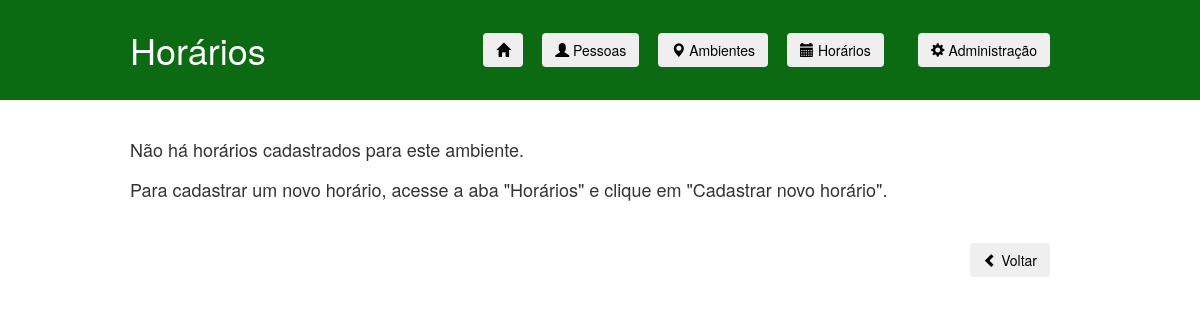
Before: /EA/specific_schedules.html with the older database file.
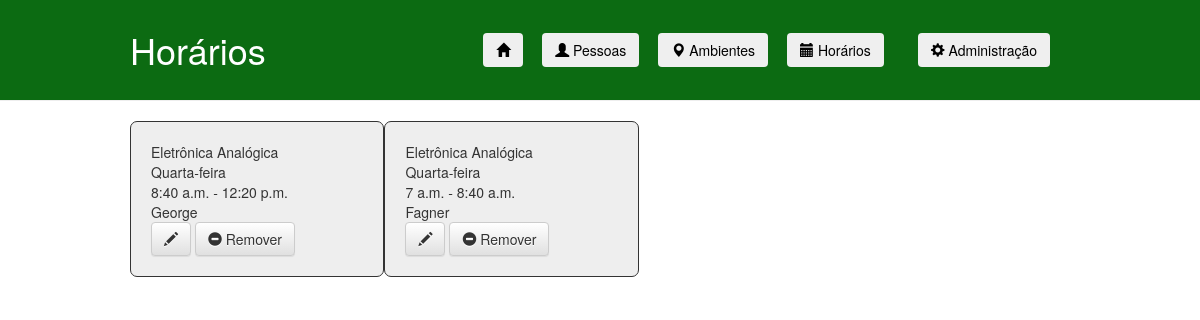
After: the same page with the newer database file.
### ifaccapp/models.py (models this page shows, shortened)
class Schedule(models.Model):
    DOMINGO = 'Domingo'
    SEGUNDA = 'Segunda-feira'
    TERCA = 'Terça-feira'
    QUARTA = 'Quarta-feira'
    QUINTA = 'Quinta-feira'
    SEXTA = 'Sexta-feira'
    SABADO = 'Sábado'
    DAY_CHOICES = (
        (DOMINGO, 'Domingo'),
        (SEGUNDA, 'Segunda-feira'),
        (TERCA, 'Terça-feira'),
        (QUARTA, 'Quarta-feira'),
        (QUINTA, 'Quinta-feira'),
        (SEXTA, 'Sexta-feira'),
        (SABADO, 'Sábado'),
    )
    day = models.TextField(null=True, max_length=50, choices=DAY_CHOICES, verbose_name="Dia")
    entryTime = models.TimeField(null=True, verbose_name="Hora de entrada")
    exitTime = models.TimeField(null=True, verbose_name="Hora de saída")
    person = models.ForeignKey('Person', on_delete=models.CASCADE, verbose_name="Pessoa")
    ambient = models.ForeignKey('Ambient', on_delete=models.CASCADE, verbose_name="Ambiente")

class Ambient(models.Model):
    COORDENACAO = "Coordenação"
    SALA = "Sala"
    LABORATORIO = "Laboratório"
    TYPE_CHOICES = (
        (COORDENACAO, 'Coordenação'),
        (SALA, 'Sala'),
        (LABORATORIO, 'Laboratório'),
    )
    type = models.TextField(null=True, max_length=50, choices=TYPE_CHOICES, verbose_name="Tipo de ambiente")
    name = models.TextField(null=True, max_length=100, verbose_name="Nome")
    ID = models.TextField(primary_key=True, max_length=50)
    IP = models.TextField(null=True, max_length=15, verbose_name="IP")
    mask = models.TextField(null=True, max_length=15, verbose_name="Máscara")
    def __str__(self):
        return self.name

class Person(models.Model):
    name = models.TextField(null=True, max_length=100, verbose_name="Nome")
    registration = models.BigIntegerField(primary_key=True, verbose_name="Matrícula")  # matrícula
    tag = models.IntegerField(null=True)
    def __str__(self):
        return self.name

### ifaccapp/views.py (the view)
# urls.py: path('<str:pk>/specific_schedules.html', views.view_specific_schedules, name='view_specific_schedules'),
def view_specific_schedules(request, pk):
    schedules = Schedule.objects.filter(ambient=pk)
    return render(request, 'ifaccapp/specific_schedules.html', {'schedules': schedules})

### ifaccapp/templates/ifaccapp/specific_schedules.html (shortened to what the changed rows need)
<!DOCTYPE html>
{% load static %}
<html lang="pt-br">
    <head>
        <link rel="stylesheet" href="//maxcdn.bootstrapcdn.com/bootstrap/3.2.0/css/bootstrap.min.css">
        <link rel="stylesheet" href="//maxcdn.bootstrapcdn.com/bootstrap/3.2.0/css/bootstrap-theme.min.css">
        <link rel="stylesheet" href="{% static 'css/ifaccapp.css' %}">
    </head>
    <body>
        <div class="page-header">
            <div class="linha">
                <header>
                    <div class="coluna col3">
                        <h1 class="logo">Horários</h1>
                    </div>
                </header>
            </div>
        </div>
        <div class="content-specific-schedule">
            {% if schedules.count != 0 %}
                <div class="linha">
                    <header>
                        <div class="coluna col12">
                            <div class="schedule-grid-container">
                                {% for schedule in schedules %}
                                    <div>
                                        {{ schedule.ambient }} <br/>
                                        {{ schedule.day }} <br/>
                                        {{ schedule.entryTime }} -
                                        {{ schedule.exitTime }} <br/>
                                        {{ schedule.person}} <br/>
                                        <a class="btn btn-default" href="{% url 'edit_schedule' pk=schedule.pk %}"><span class="glyphicon glyphicon-pencil"></span></a>
                                        <a class="btn btn-default" href="{% url 'remove_schedule' pk=schedule.pk %}"><span class="glyphicon glyphicon-minus-sign"></span> Remover</a>
                                    </div>
                                {% endfor %}
                            </div>
                        </div>
                    </header>
                </div>
            {% else %}
                <div class="linha-top-menu" style="padding: 10px">
                    <h4><br/>Não há horários cadastrados para este ambiente.<br/><br/>
                    Para cadastrar um novo horário, acesse a aba "Horários" e clique em "Cadastrar novo horário".</h4>
                </div>
                <div class="linha-bottom-menu">
                    <header>
                        <ul class="menu bottom-inline sem-marcador">
                            <li>
                                <a href="{% url 'ambients' %}"><button type="button" class="btn"><span class="glyphicon glyphicon-chevron-left"></span> Voltar</button></a>
                            </li>
                        </ul>
                    </header>
                </div>
            {% endif %}
        </div>
    </body>
</html>

Changed rows visible on the page:
added Schedule: ambient "Eletrônica Analógica", day "Quarta-feira", entryTime "8:40 a.m.", exitTime "12:20 p.m.", person "George"
added Schedule: ambient "Eletrônica Analógica", day "Quarta-feira", entryTime "7 a.m.", exitTime "8:40 a.m.", person "Fagner"
Other visible differences:
text no longer shown: "Não há horários cadastrados para este ambiente. Para cadastrar um novo horário, acesse a aba \"Horários\" e clique em \"Cadastrar novo horário\". Voltar"
